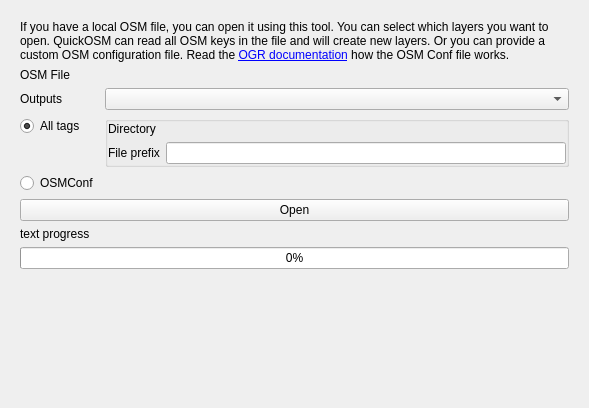
<?xml version="1.0" encoding="UTF-8"?>
<ui version="4.0">
 <class>ui_osm_file</class>
 <widget class="QWidget" name="ui_osm_file">
  <property name="geometry">
   <rect>
    <x>0</x>
    <y>0</y>
    <width>589</width>
    <height>408</height>
   </rect>
  </property>
  <property name="windowTitle">
   <string>QuickOSM - OSM File</string>
  </property>
  <layout class="QVBoxLayout" name="verticalLayout_3">
   <item>
    <widget class="QScrollArea" name="scrollArea">
     <property name="frameShape">
      <enum>QFrame::NoFrame</enum>
     </property>
     <property name="frameShadow">
      <enum>QFrame::Plain</enum>
     </property>
     <property name="widgetResizable">
      <bool>true</bool>
     </property>
     <widget class="QWidget" name="scrollAreaWidgetContents">
      <property name="geometry">
       <rect>
        <x>0</x>
        <y>0</y>
        <width>557</width>
        <height>402</height>
       </rect>
      </property>
      <layout class="QVBoxLayout" name="verticalLayout">
       <item>
        <widget class="QLabel" name="label_8">
         <property name="text">
          <string>&lt;html&gt;&lt;head/&gt;&lt;body&gt;&lt;p&gt;If you have a local OSM file, you can open it using this tool. You can select which layers you want to open. QuickOSM can read all OSM keys in the file and will create new layers. Or you can provide a custom OSM configuration file. Read the &lt;a href=&quot;https://www.gdal.org/drv_osm.html&quot;&gt;&lt;span style=&quot; text-decoration: underline; color:#0000ff;&quot;&gt;OGR documentation&lt;/span&gt;&lt;/a&gt; how the OSM Conf file works.&lt;/p&gt;&lt;/body&gt;&lt;/html&gt;</string>
         </property>
         <property name="wordWrap">
          <bool>true</bool>
         </property>
        </widget>
       </item>
       <item>
        <layout class="QFormLayout" name="formLayout">
         <property name="fieldGrowthPolicy">
          <enum>QFormLayout::ExpandingFieldsGrow</enum>
         </property>
         <item row="0" column="0">
          <widget class="QLabel" name="label">
           <property name="text">
            <string>OSM File</string>
           </property>
          </widget>
         </item>
         <item row="0" column="1">
          <widget class="QgsFileWidget" name="osm_file"/>
         </item>
         <item row="1" column="0">
          <widget class="QLabel" name="label_6">
           <property name="text">
            <string notr="true">Outputs</string>
           </property>
          </widget>
         </item>
         <item row="2" column="0">
          <widget class="QRadioButton" name="radioButton_allTags">
           <property name="text">
            <string>All tags</string>
           </property>
           <property name="checked">
            <bool>true</bool>
           </property>
          </widget>
         </item>
         <item row="2" column="1">
          <widget class="QGroupBox" name="groupBox_file">
           <property name="title">
            <string/>
           </property>
           <layout class="QVBoxLayout" name="verticalLayout_2">
            <property name="leftMargin">
             <number>0</number>
            </property>
            <property name="topMargin">
             <number>0</number>
            </property>
            <property name="rightMargin">
             <number>0</number>
            </property>
            <property name="bottomMargin">
             <number>0</number>
            </property>
            <item>
             <layout class="QFormLayout" name="formLayout_2">
              <item row="0" column="0">
               <widget class="QLabel" name="label_2">
                <property name="text">
                 <string>Directory</string>
                </property>
               </widget>
              </item>
              <item row="0" column="1">
               <widget class="QgsFileWidget" name="output_directory"/>
              </item>
              <item row="1" column="0">
               <widget class="QLabel" name="label_7">
                <property name="text">
                 <string>File prefix</string>
                </property>
               </widget>
              </item>
              <item row="1" column="1">
               <widget class="QLineEdit" name="lineEdit_filePrefix"/>
              </item>
             </layout>
            </item>
           </layout>
          </widget>
         </item>
         <item row="3" column="0">
          <widget class="QRadioButton" name="radioButton_osmConf">
           <property name="text">
            <string>OSMConf</string>
           </property>
           <property name="checked">
            <bool>false</bool>
           </property>
          </widget>
         </item>
         <item row="3" column="1">
          <widget class="QgsFileWidget" name="osm_conf"/>
         </item>
         <item row="1" column="1">
          <widget class="CheckableOutputsComboBox" name="comboBox_ouputs">
           <property name="sizePolicy">
            <sizepolicy hsizetype="MinimumExpanding" vsizetype="Fixed">
             <horstretch>0</horstretch>
             <verstretch>0</verstretch>
            </sizepolicy>
           </property>
          </widget>
         </item>
        </layout>
       </item>
       <item>
        <widget class="QPushButton" name="pushButton_runQuery">
         <property name="text">
          <string>Open</string>
         </property>
        </widget>
       </item>
       <item>
        <widget class="QLabel" name="label_progress">
         <property name="text">
          <string notr="true">text progress</string>
         </property>
        </widget>
       </item>
       <item>
        <widget class="QProgressBar" name="progressBar_execution">
         <property name="value">
          <number>0</number>
         </property>
        </widget>
       </item>
       <item>
        <spacer name="verticalSpacer">
         <property name="orientation">
          <enum>Qt::Vertical</enum>
         </property>
         <property name="sizeHint" stdset="0">
          <size>
           <width>20</width>
           <height>40</height>
          </size>
         </property>
        </spacer>
       </item>
      </layout>
     </widget>
    </widget>
   </item>
  </layout>
 </widget>
 <customwidgets>
  <customwidget>
   <class>QgsFileWidget</class>
   <extends>QWidget</extends>
   <header>qgsfilewidget.h</header>
  </customwidget>
  <customwidget>
   <class>CheckableOutputsComboBox</class>
   <extends>QComboBox</extends>
   <header location="global">QuickOSM.ui.custom_widgets</header>
  </customwidget>
 </customwidgets>
 <tabstops>
  <tabstop>scrollArea</tabstop>
  <tabstop>comboBox_ouputs</tabstop>
  <tabstop>radioButton_allTags</tabstop>
  <tabstop>lineEdit_filePrefix</tabstop>
  <tabstop>radioButton_osmConf</tabstop>
  <tabstop>pushButton_runQuery</tabstop>
 </tabstops>
 <resources/>
 <connections>
  <connection>
   <sender>radioButton_allTags</sender>
   <signal>toggled(bool)</signal>
   <receiver>groupBox_file</receiver>
   <slot>setEnabled(bool)</slot>
   <hints>
    <hint type="sourcelabel">
     <x>90</x>
     <y>156</y>
    </hint>
    <hint type="destinationlabel">
     <x>411</x>
     <y>214</y>
    </hint>
   </hints>
  </connection>
  <connection>
   <sender>radioButton_osmConf</sender>
   <signal>toggled(bool)</signal>
   <receiver>osm_conf</receiver>
   <slot>setEnabled(bool)</slot>
   <hints>
    <hint type="sourcelabel">
     <x>63</x>
     <y>245</y>
    </hint>
    <hint type="destinationlabel">
     <x>131</x>
     <y>245</y>
    </hint>
   </hints>
  </connection>
 </connections>
</ui>
